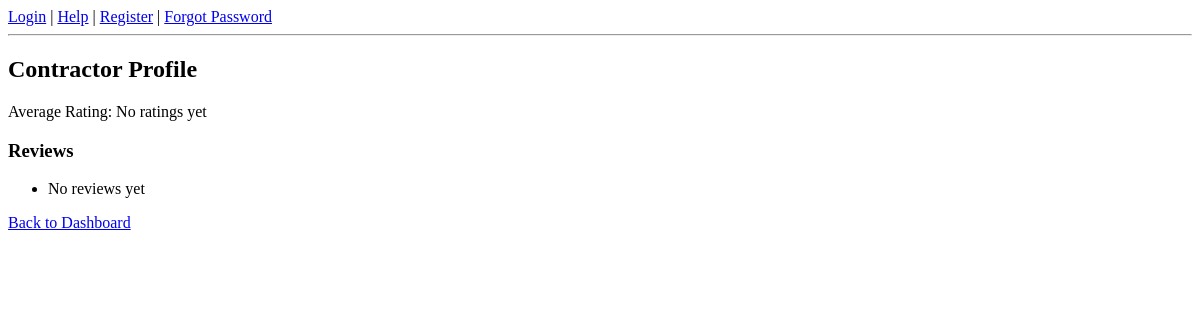
The page /contractor_profile/3 on the database as committed earlier.
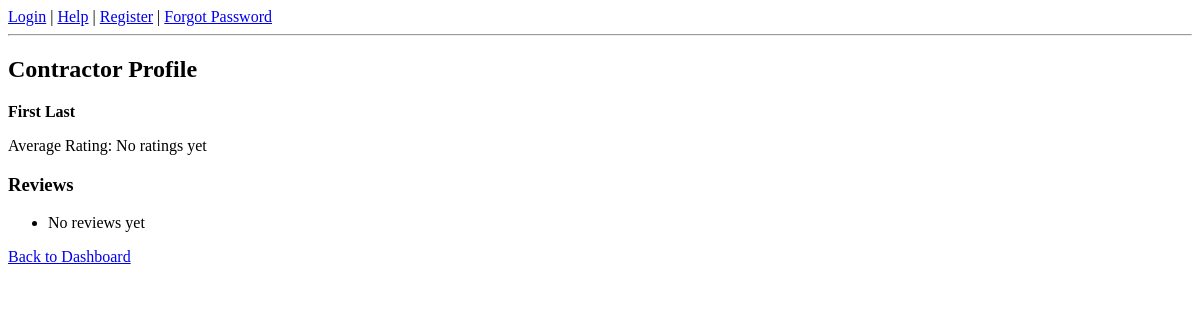
The same page on the database as committed later.
### tables this page shows
CREATE TABLE Contractor (
    contractorID INTEGER PRIMARY KEY AUTOINCREMENT,
    userID INTEGER UNIQUE NOT NULL,
    companyID INTEGER,
    service TEXT,
    firstName TEXT NOT NULL,
    lastName TEXT NOT NULL,
    city TEXT,
    state CHAR(2),
    rating REAL, earnings REAL DEFAULT 0,
    FOREIGN KEY(userID) REFERENCES User(userID)
);

### app.py (the view)
@app.route("/contractor_profile/<int:contractor_id>")
def contractor_profile(contractor_id):
    conn = get_db()
    cur = conn.cursor()
    cur.execute("""
        SELECT firstName, lastName, rating
        FROM Contractor
        WHERE contractorID=?
    """, (contractor_id,))
    contractor = cur.fetchone()
    cur.execute("""
        SELECT r.comment, r.rating, r.date, c.firstName || ' ' || c.lastName AS clientName
        FROM Review r
        JOIN Client c ON r.clientID = c.clientID
        WHERE r.contractorID=?
        ORDER BY r.date DESC
    """, (contractor_id,))
    reviews = cur.fetchall()
    conn.close()
    return render_template(
        "contractor_profile.html",
        contractor=contractor,
        reviews=reviews
    )

### app.py (called while the page is built)
def get_db():
    conn = sqlite3.connect(DB_FILE)
    conn.row_factory = sqlite3.Row
    return conn

### templates/contractor_profile.html
{% extends "base.html" %}
{% block content %}
<h2>Contractor Profile</h2>
<p><strong>{{ contractor.firstName }} {{ contractor.lastName }}</strong></p>
<p>Average Rating: {{ contractor.rating or "No ratings yet" }}</p>
<h3>Reviews</h3>
<ul>
{% for r in reviews %}
    <li>
        <strong>{{ r.clientName }}:</strong> {{ r.comment }}
        (Rating: {{ r.rating }}, Date: {{ r.date }})
    </li>
{% else %}
    <li>No reviews yet</li>
{% endfor %}
</ul>
<a href="{{ url_for('dashboard_redirect') }}">Back to Dashboard</a>
{% endblock %}

Rows that differ between the two databases and show on the page:
added Contractor: firstName "First", lastName "Last"
